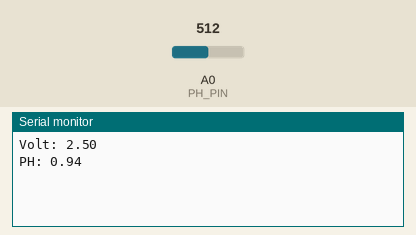
Simulated run of this sketch. Board: Arduino Uno, built with avr-gcc and run on an emulated ATmega328P. Parts: the last lines printed to the serial monitor. The test bench sets the inputs (shaded band); at power-on: A0 (PH_PIN) = 512.

Above: at 1.2 s.
1.3 s: A0 (PH_PIN) set to 716
At 1.3 s:
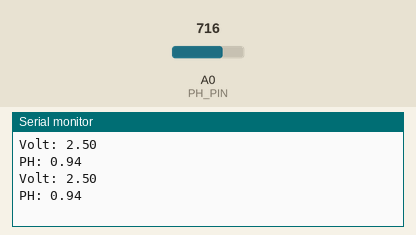
2.8 s: A0 (PH_PIN) set to 900
At 4.3 s:
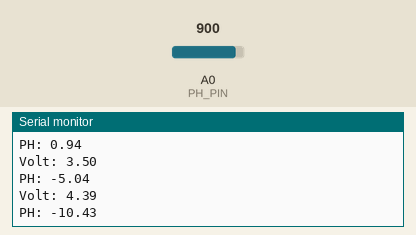
Timing chart, 0 to 5.8 s (numbered marks = the images above; inputs shaded):
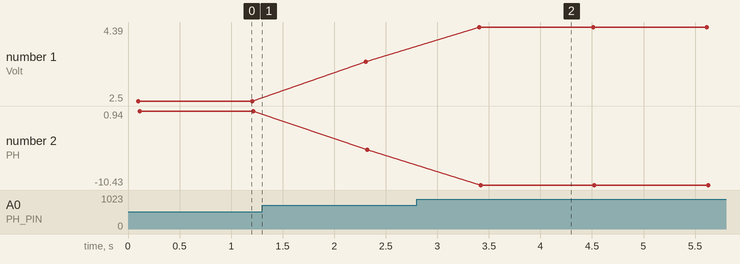

Measured:
- after the input at 2.8 s, the serial monitor: prints a new line after 0.61 s (image 2)
- plotted number 1: 2.5 → 3.5 after the input at 1.3 s, 3.5 → 4.39 after the input at 2.8 s
- plotted number 2: 0.94 → -5.04 after the input at 1.3 s, -5.04 → -10.43 after the input at 2.8 s

The sketch:

Test_PH3.ino
```cpp
#define PH_PIN A0
float promVolt,temp,valores[10];

void setup() {
  Serial.begin(9600);

}

void loop() {

  for(int i=0; i<10; i++){
     valores[i] = analogRead(PH_PIN);
     delay(10);
  }

  for(int i = 0; i<9;  i++){

    for(int j = i+1; j<10; j++){
      if(valores[i]>valores[j]){
        temp = valores[i];
        valores[i] = valores[j];
        valores[j] = temp;
      }

    }
  }
  promVolt = 0;
  for(int i = 2; i<8;i++){
    promVolt += valores[i];
  }

  float volt = (promVolt/6)* 5.0/1024;

  float ph = (-0.018* (((volt*1000)- 1500)/3)) +6.94;


  Serial.print("Volt: ");
  Serial.println(volt);
  Serial.print("PH: ");
  Serial.println(ph);

  delay(1000);


}
```
